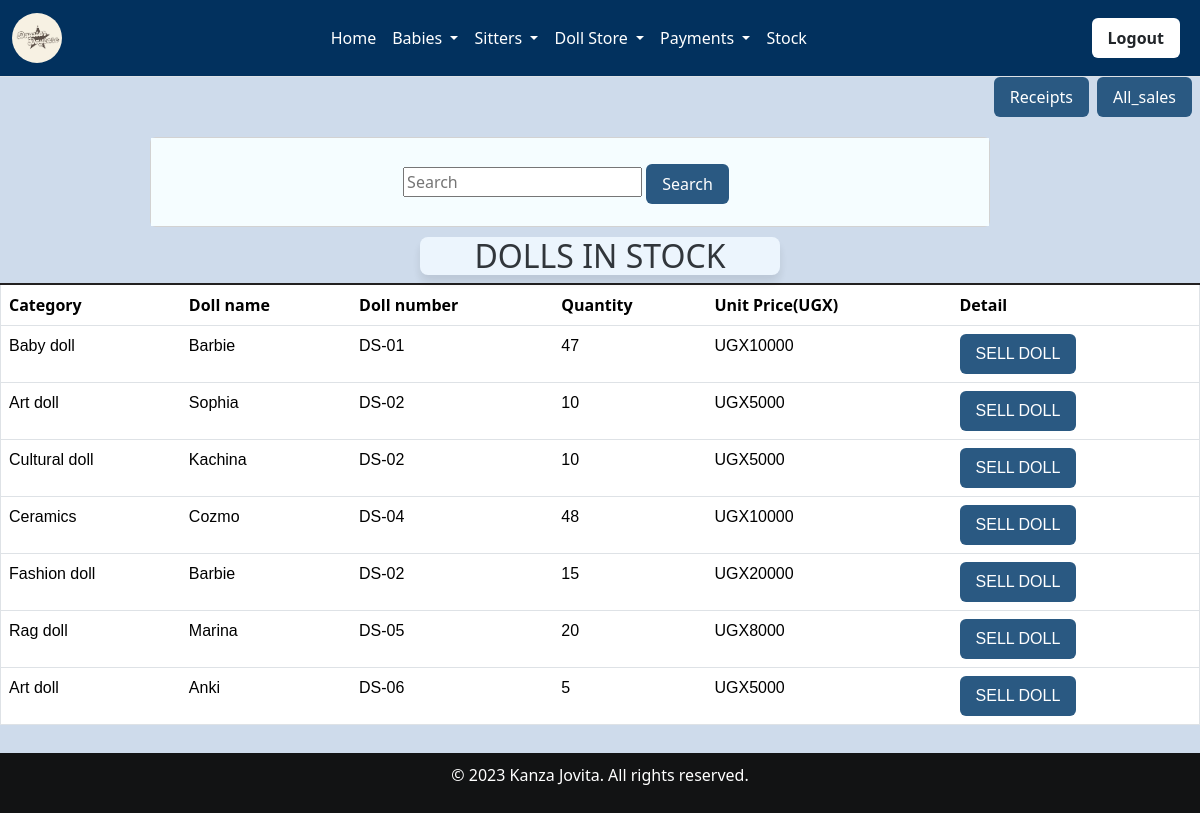
Page /doll/ (signed in) on the committed database.
### home/models.py (models this page shows, shortened)
class Doll(models.Model):
    c_doll=models.ForeignKey(Category_doll, on_delete=models.CASCADE,null=True, blank=True)
    name_of_the_doll =models.CharField(max_length=200,null=True, blank=True)
    doll_number = models.CharField(max_length=200,null=True, blank=True)
    quantity=models.IntegerField(default=0)
    issued_quantity=models.IntegerField(default=0,blank=True,null=True)
    received_quantity=models.IntegerField(default=0,null=False,blank=False)
    Unit_price=models.IntegerField(default=0,null=False, blank=False)
    date=models.DateField(default=timezone.now)

class Category_doll(models.Model):
     name = models.CharField(max_length=100,null=True, blank=True)
     def __str__(self):
         return str(self.name)

### home/views.py (the view)
# urls.py: path('doll/', views.doll, name='doll'),
@login_required
def doll(request):
    dolls = Doll.objects.all()  # Retrieving all doll objects
    return render(request, 'doll.html', {'dolls': dolls})

### home/templates/doll.html (shortened to what this page needs)
{% extends 'base.html' %}
{% load static %}
{% block content %}
<div class="project-container">
<div class="button-container">
    <a href="{% url 'receipt' %}" class="hover_button"><input type="submit" value="Receipts" class="btn btn-primary" placeholder="Receipts"/></a>
    <a href="{% url 'all_sales' %}" class="hover-button"><input type="submit" value="All_sales" class="btn btn-primary" type="button"/></a>
</div>
<div class="card" style="width: 70%; height: 90px; margin-left: 150px;">
    <div class="card-body" style="color: black; background-color:#f5fdff;">
        <div class="project-container">
                <form method="GET" action="{% url 'search_doll' %}" style="width: 100%; text-align: center; margin-top: 10px;" class="search">
                    <input type="text" name="search" placeholder="Search" class="search-input">
                    <button type="submit" class="btn btn-dark btn" >Search</button>
                </form>
            </div>
        </div>
    </div>
</div>
<div class="card-header">
    <h2>DOLLS IN STOCK</h2>
</div>
<table class="table table-bordered"  style="border-top: 2px solid rgb(34,32,32);">
    <thead class="thead-dark table-bordered">
        <tr>
            <th scope="col" class="project-h1">Category</th>
            <th scope="col" class="project-h1">Doll name</th>
            <th scope="col" class="project-h1">Doll number</th>
            <th scope="col" class="project-h1">Quantity</th>
            <th scope="col" class="project-h1">Unit Price(UGX)</th>
            <th scope="col" class="project-h1">Detail</th>
        </tr>
    </thead>
    {% for doll in dolls %}
    <tbody>
        <tr style="font-family: sans-serif;">
            <td>{{doll.c_doll}}</td>
            <td>{{doll.name_of_the_doll}}</td>
            <td>{{doll.doll_number}}</td>
            <td>{{doll.quantity}}</td>
            <td>UGX{{doll.Unit_price}}</td>
            <div>
                <td>
                    <a href="{% url 'dollcorner' doll_id=doll.id %}" class="btn btn-primary">SELL DOLL</a>
                </td>
            </div>
        </tr>
    </tbody>
    {% endfor %}
</table>
{% endblock %}

### home/static/css/main.css (style rules this page uses)
.card-header { border: 1px #333; opacity:90%; width: 87%; text-align: center; box-shadow: 0 7px 10px rgba(0, 0, 0, 0.1); border-radius: 8px; width:30%; margin: 0 auto; margin-top: 10px; background-color: aliceblue; text-align: center; }
.table th, .table td { padding: 8px; text-align: left; border: none; outline: none; }
.table th { color: rgb(39, 38, 38); }
.table th, .table td { white-space: nowrap; }
.table { text-align: center; }

### home/templates/doll.html (style rules this page uses)
.button-container { display: flex; justify-content: flex-end; margin-bottom: 20px; }
body { background-color: rgba(158, 184, 217, 0.5); }
.btn { background-color: #2a5982; color: #fff; border: none; padding: 0.5rem 1rem; margin-right: 0.5rem; cursor: pointer; }
.card-header { border: 1px #333; opacity:90%; width: 87%; text-align: center; box-shadow: 0 7px 10px rgba(0, 0, 0, 0.1); border-radius: 8px; width:30%; margin: 0 auto; margin-top: 10px; background-color: aliceblue; text-align: center; }
.table { width: 100%; border-collapse: collapse; border: 1px solid #dee2e6; }
th, td { border: 1px solid #dee2e6; padding: 0.75rem; text-align: left; }
th { background-color: #f0f0f0; }

### rows in the picture
Doll: c_doll "Baby doll", name_of_the_doll "Barbie", doll_number "DS-01", quantity "47", Unit_price "10000"
Doll: c_doll "Art doll", name_of_the_doll "Sophia", doll_number "DS-02", quantity "10", Unit_price "5000"
Doll: c_doll "Cultural doll", name_of_the_doll "Kachina", doll_number "DS-02", quantity "10", Unit_price "5000"
Doll: c_doll "Ceramics", name_of_the_doll "Cozmo", doll_number "DS-04", quantity "48", Unit_price "10000"
Doll: c_doll "Fashion doll", name_of_the_doll "Barbie", doll_number "DS-02", quantity "15", Unit_price "20000"
Doll: c_doll "Rag doll", name_of_the_doll "Marina", doll_number "DS-05", quantity "20", Unit_price "8000"
Doll: c_doll "Art doll", name_of_the_doll "Anki", doll_number "DS-06", quantity "5", Unit_price "5000"
